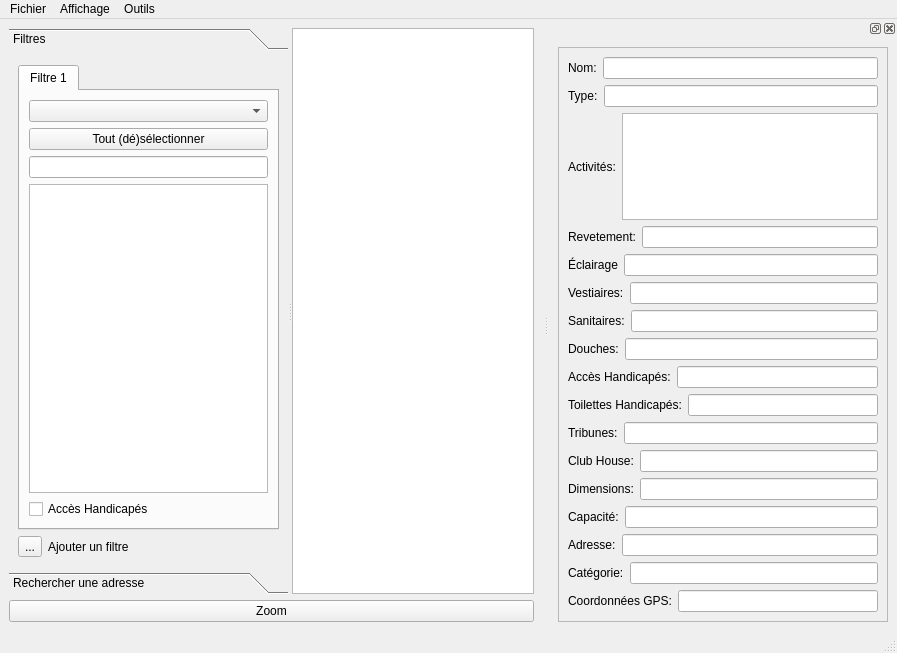
<?xml version="1.0" encoding="UTF-8"?>
<ui version="4.0">
 <class>MainWindow</class>
 <widget class="QMainWindow" name="MainWindow">
  <property name="geometry">
   <rect>
    <x>0</x>
    <y>0</y>
    <width>897</width>
    <height>653</height>
   </rect>
  </property>
  <property name="windowTitle">
   <string>MainWindow</string>
  </property>
  <widget class="QWidget" name="centralwidget">
   <layout class="QVBoxLayout" name="verticalLayout_9">
    <item>
     <widget class="QSplitter" name="splitter">
      <property name="orientation">
       <enum>Qt::Horizontal</enum>
      </property>
      <widget class="QToolBox" name="toolBox">
       <property name="maximumSize">
        <size>
         <width>16777215</width>
         <height>16777215</height>
        </size>
       </property>
       <property name="toolTip">
        <string/>
       </property>
       <widget class="QWidget" name="toolBoxPage2">
        <property name="geometry">
         <rect>
          <x>0</x>
          <y>0</y>
          <width>248</width>
          <height>468</height>
         </rect>
        </property>
        <attribute name="label">
         <string>Filtres</string>
        </attribute>
        <layout class="QVBoxLayout" name="verticalLayout_3">
         <item>
          <widget class="QTabWidget" name="tabWidget">
           <property name="currentIndex">
            <number>0</number>
           </property>
           <widget class="QWidget" name="tab">
            <attribute name="title">
             <string>Filtre 1</string>
            </attribute>
            <layout class="QVBoxLayout" name="verticalLayout">
             <item>
              <widget class="QComboBox" name="comboBox"/>
             </item>
             <item>
              <widget class="QPushButton" name="selectAllSecondFiltreButton">
               <property name="text">
                <string>Tout (dé)sélectionner</string>
               </property>
              </widget>
             </item>
             <item>
              <widget class="QLineEdit" name="lineEditFiltres"/>
             </item>
             <item>
              <widget class="QListWidget" name="listWidget"/>
             </item>
             <item>
              <widget class="QCheckBox" name="HandAccessCheckBox">
               <property name="text">
                <string>Accès Handicapés</string>
               </property>
              </widget>
             </item>
            </layout>
           </widget>
          </widget>
         </item>
         <item>
          <layout class="QHBoxLayout" name="horizontalLayout_3">
           <item>
            <widget class="QToolButton" name="ajouterFiltreButton">
             <property name="text">
              <string>...</string>
             </property>
             <property name="icon">
              <iconset>
               <normaloff>icones/ajouterFiltre.png</normaloff>icones/ajouterFiltre.png</iconset>
             </property>
            </widget>
           </item>
           <item>
            <widget class="QLabel" name="label_2">
             <property name="text">
              <string>Ajouter un filtre</string>
             </property>
            </widget>
           </item>
          </layout>
         </item>
        </layout>
       </widget>
       <widget class="QWidget" name="toolBoxPage3">
        <property name="geometry">
         <rect>
          <x>0</x>
          <y>0</y>
          <width>277</width>
          <height>455</height>
         </rect>
        </property>
        <attribute name="label">
         <string>Rechercher une adresse</string>
        </attribute>
        <layout class="QVBoxLayout" name="verticalLayout_6">
         <item>
          <layout class="QHBoxLayout" name="horizontalLayout">
           <item>
            <widget class="QLabel" name="label">
             <property name="text">
              <string>Rechercher</string>
             </property>
            </widget>
           </item>
           <item>
            <widget class="QLineEdit" name="lineEdit"/>
           </item>
          </layout>
         </item>
         <item>
          <widget class="QPushButton" name="pushButton_7">
           <property name="text">
            <string>Trouver l'arrêt le plus proche</string>
           </property>
          </widget>
         </item>
         <item>
          <spacer name="verticalSpacer">
           <property name="orientation">
            <enum>Qt::Vertical</enum>
           </property>
           <property name="sizeHint" stdset="0">
            <size>
             <width>20</width>
             <height>40</height>
            </size>
           </property>
          </spacer>
         </item>
        </layout>
       </widget>
      </widget>
      <widget class="myQGraphicsView" name="graphicsView"/>
     </widget>
    </item>
    <item>
     <widget class="QPushButton" name="pushButton">
      <property name="text">
       <string>Zoom</string>
      </property>
     </widget>
    </item>
   </layout>
  </widget>
  <widget class="QMenuBar" name="menubar">
   <property name="geometry">
    <rect>
     <x>0</x>
     <y>0</y>
     <width>897</width>
     <height>30</height>
    </rect>
   </property>
   <widget class="QMenu" name="menuFichier">
    <property name="title">
     <string>Fichier</string>
    </property>
    <addaction name="Quitter"/>
   </widget>
   <widget class="QMenu" name="menuAffichage">
    <property name="title">
     <string>Affichage</string>
    </property>
    <addaction name="actionInspecteur"/>
   </widget>
   <widget class="QMenu" name="menuOutils">
    <property name="title">
     <string>Outils</string>
    </property>
    <addaction name="actionProxy"/>
    <addaction name="actionViderCacheDonnees"/>
    <addaction name="actionViderCacheCarte"/>
   </widget>
   <addaction name="menuFichier"/>
   <addaction name="menuAffichage"/>
   <addaction name="menuOutils"/>
  </widget>
  <widget class="QStatusBar" name="statusbar"/>
  <widget class="QDockWidget" name="dockWidget_2">
   <attribute name="dockWidgetArea">
    <number>2</number>
   </attribute>
   <widget class="QWidget" name="dockWidgetContents_2">
    <layout class="QVBoxLayout" name="verticalLayout_7">
     <item>
      <widget class="QScrollArea" name="scrollArea">
       <property name="widgetResizable">
        <bool>true</bool>
       </property>
       <widget class="QWidget" name="scrollAreaWidgetContents">
        <property name="geometry">
         <rect>
          <x>0</x>
          <y>0</y>
          <width>353</width>
          <height>748</height>
         </rect>
        </property>
        <layout class="QVBoxLayout" name="verticalLayout_8">
         <item>
          <layout class="QVBoxLayout" name="verticalLayout_4">
           <item>
            <layout class="QHBoxLayout" name="layoutNom">
             <item>
              <widget class="QLabel" name="label_4">
               <property name="text">
                <string>Nom:</string>
               </property>
              </widget>
             </item>
             <item>
              <widget class="QLineEdit" name="nomLineEdit">
               <property name="enabled">
                <bool>true</bool>
               </property>
               <property name="readOnly">
                <bool>true</bool>
               </property>
              </widget>
             </item>
            </layout>
           </item>
           <item>
            <layout class="QHBoxLayout" name="horizontalLayout_15">
             <item>
              <widget class="QLabel" name="label_5">
               <property name="text">
                <string>Type:</string>
               </property>
              </widget>
             </item>
             <item>
              <widget class="QLineEdit" name="typeLineEdit">
               <property name="readOnly">
                <bool>true</bool>
               </property>
              </widget>
             </item>
            </layout>
           </item>
           <item>
            <layout class="QHBoxLayout" name="horizontalLayout_16">
             <item>
              <widget class="QLabel" name="label_6">
               <property name="text">
                <string>Activités:</string>
               </property>
              </widget>
             </item>
             <item>
              <widget class="QListWidget" name="activitiesListWidget"/>
             </item>
            </layout>
           </item>
           <item>
            <layout class="QHBoxLayout" name="horizontalLayout_17">
             <item>
              <widget class="QLabel" name="label_7">
               <property name="text">
                <string>Revetement:</string>
               </property>
              </widget>
             </item>
             <item>
              <widget class="QLineEdit" name="revetementLineEdit">
               <property name="readOnly">
                <bool>true</bool>
               </property>
              </widget>
             </item>
            </layout>
           </item>
           <item>
            <layout class="QHBoxLayout" name="horizontalLayout_14">
             <item>
              <widget class="QLabel" name="label_8">
               <property name="text">
                <string>Éclairage</string>
               </property>
              </widget>
             </item>
             <item>
              <widget class="QLineEdit" name="eclairageLineEdit">
               <property name="readOnly">
                <bool>true</bool>
               </property>
              </widget>
             </item>
            </layout>
           </item>
           <item>
            <layout class="QHBoxLayout" name="horizontalLayout_13">
             <item>
              <widget class="QLabel" name="label_9">
               <property name="text">
                <string>Vestiaires:</string>
               </property>
              </widget>
             </item>
             <item>
              <widget class="QLineEdit" name="vestiairesLineEdit">
               <property name="readOnly">
                <bool>true</bool>
               </property>
              </widget>
             </item>
            </layout>
           </item>
           <item>
            <layout class="QHBoxLayout" name="horizontalLayout_22">
             <item>
              <widget class="QLabel" name="label_15">
               <property name="text">
                <string>Sanitaires:</string>
               </property>
              </widget>
             </item>
             <item>
              <widget class="QLineEdit" name="sanitairesLineEdit_5">
               <property name="readOnly">
                <bool>true</bool>
               </property>
              </widget>
             </item>
            </layout>
           </item>
           <item>
            <layout class="QHBoxLayout" name="horizontalLayout_11">
             <item>
              <widget class="QLabel" name="label_11">
               <property name="text">
                <string>Douches:</string>
               </property>
              </widget>
             </item>
             <item>
              <widget class="QLineEdit" name="douchesLineEdit">
               <property name="readOnly">
                <bool>true</bool>
               </property>
              </widget>
             </item>
            </layout>
           </item>
           <item>
            <layout class="QHBoxLayout" name="horizontalLayout_21">
             <item>
              <widget class="QLabel" name="label_14">
               <property name="text">
                <string>Accès Handicapés:</string>
               </property>
              </widget>
             </item>
             <item>
              <widget class="QLineEdit" name="sanitairesLineEdit_4">
               <property name="readOnly">
                <bool>true</bool>
               </property>
              </widget>
             </item>
            </layout>
           </item>
           <item>
            <layout class="QHBoxLayout" name="horizontalLayout_20">
             <item>
              <widget class="QLabel" name="label_13">
               <property name="text">
                <string>Toilettes Handicapés:</string>
               </property>
              </widget>
             </item>
             <item>
              <widget class="QLineEdit" name="sanitairesLineEdit_3">
               <property name="readOnly">
                <bool>true</bool>
               </property>
              </widget>
             </item>
            </layout>
           </item>
           <item>
            <layout class="QHBoxLayout" name="horizontalLayout_19">
             <item>
              <widget class="QLabel" name="label_12">
               <property name="text">
                <string>Tribunes:</string>
               </property>
              </widget>
             </item>
             <item>
              <widget class="QLineEdit" name="sanitairesLineEdit_2">
               <property name="readOnly">
                <bool>true</bool>
               </property>
              </widget>
             </item>
            </layout>
           </item>
           <item>
            <layout class="QHBoxLayout" name="horizontalLayout_12">
             <item>
              <widget class="QLabel" name="label_10">
               <property name="text">
                <string>Club House:</string>
               </property>
              </widget>
             </item>
             <item>
              <widget class="QLineEdit" name="sanitairesLineEdit">
               <property name="readOnly">
                <bool>true</bool>
               </property>
              </widget>
             </item>
            </layout>
           </item>
           <item>
            <layout class="QHBoxLayout" name="horizontalLayout_24">
             <item>
              <widget class="QLabel" name="label_17">
               <property name="text">
                <string>Dimensions:</string>
               </property>
              </widget>
             </item>
             <item>
              <widget class="QLineEdit" name="sanitairesLineEdit_7">
               <property name="readOnly">
                <bool>true</bool>
               </property>
              </widget>
             </item>
            </layout>
           </item>
           <item>
            <layout class="QHBoxLayout" name="horizontalLayout_28">
             <item>
              <widget class="QLabel" name="label_21">
               <property name="text">
                <string>Capacité:</string>
               </property>
              </widget>
             </item>
             <item>
              <widget class="QLineEdit" name="sanitairesLineEdit_11">
               <property name="readOnly">
                <bool>true</bool>
               </property>
              </widget>
             </item>
            </layout>
           </item>
           <item>
            <layout class="QHBoxLayout" name="horizontalLayout_27">
             <item>
              <widget class="QLabel" name="label_20">
               <property name="text">
                <string>Adresse:</string>
               </property>
              </widget>
             </item>
             <item>
              <widget class="QLineEdit" name="sanitairesLineEdit_10">
               <property name="readOnly">
                <bool>true</bool>
               </property>
              </widget>
             </item>
            </layout>
           </item>
           <item>
            <layout class="QHBoxLayout" name="horizontalLayout_26">
             <item>
              <widget class="QLabel" name="label_18">
               <property name="text">
                <string>Catégorie:</string>
               </property>
              </widget>
             </item>
             <item>
              <widget class="QLineEdit" name="sanitairesLineEdit_9">
               <property name="readOnly">
                <bool>true</bool>
               </property>
              </widget>
             </item>
            </layout>
           </item>
           <item>
            <layout class="QHBoxLayout" name="horizontalLayout_23">
             <item>
              <widget class="QLabel" name="label_16">
               <property name="text">
                <string>Coordonnées GPS:</string>
               </property>
              </widget>
             </item>
             <item>
              <widget class="QLineEdit" name="sanitairesLineEdit_6">
               <property name="readOnly">
                <bool>true</bool>
               </property>
              </widget>
             </item>
            </layout>
           </item>
           <item>
            <layout class="QHBoxLayout" name="horizontalLayout_18"/>
           </item>
          </layout>
         </item>
        </layout>
       </widget>
      </widget>
     </item>
    </layout>
   </widget>
  </widget>
  <action name="Quitter">
   <property name="checkable">
    <bool>true</bool>
   </property>
   <property name="checked">
    <bool>false</bool>
   </property>
   <property name="text">
    <string>Quitter</string>
   </property>
   <property name="toolTip">
    <string>Quitter</string>
   </property>
   <property name="shortcut">
    <string>Ctrl+Q</string>
   </property>
   <property name="shortcutContext">
    <enum>Qt::ApplicationShortcut</enum>
   </property>
   <property name="softKeyRole">
    <enum>QAction::PositiveSoftKey</enum>
   </property>
  </action>
  <action name="actionInspecteur">
   <property name="checkable">
    <bool>true</bool>
   </property>
   <property name="text">
    <string>Inspecteur</string>
   </property>
   <property name="shortcut">
    <string>Ctrl+I</string>
   </property>
  </action>
  <action name="actionProxy">
   <property name="text">
    <string>Paramètres de proxy</string>
   </property>
  </action>
  <action name="actionViderCacheDonnees">
   <property name="text">
    <string>Vider le cache données</string>
   </property>
  </action>
  <action name="actionViderCacheCarte">
   <property name="text">
    <string>Vider le cache carte</string>
   </property>
  </action>
 </widget>
 <customwidgets>
  <customwidget>
   <class>myQGraphicsView</class>
   <extends>QGraphicsView</extends>
   <header>carte</header>
  </customwidget>
 </customwidgets>
 <resources/>
 <connections/>
</ui>
